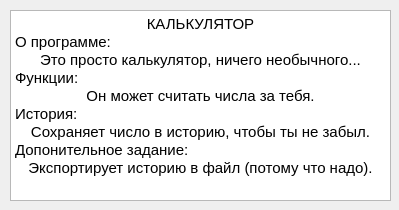
<?xml version="1.0" encoding="UTF-8"?>
<ui version="4.0">
 <class>Form</class>
 <widget class="QDialog" name="Form">
  <property name="geometry">
   <rect>
    <x>0</x>
    <y>0</y>
    <width>399</width>
    <height>210</height>
   </rect>
  </property>
  <property name="windowTitle">
   <string>Dialog</string>
  </property>
  <widget class="QTextBrowser" name="textBrowser">
   <property name="geometry">
    <rect>
     <x>10</x>
     <y>10</y>
     <width>381</width>
     <height>191</height>
    </rect>
   </property>
   <property name="html">
    <string>&lt;!DOCTYPE HTML PUBLIC &quot;-//W3C//DTD HTML 4.0//EN&quot; &quot;http://www.w3.org/TR/REC-html40/strict.dtd&quot;&gt;
&lt;html&gt;&lt;head&gt;&lt;meta name=&quot;qrichtext&quot; content=&quot;1&quot; /&gt;&lt;meta charset=&quot;utf-8&quot; /&gt;&lt;style type=&quot;text/css&quot;&gt;
p, li { white-space: pre-wrap; }
hr { height: 1px; border-width: 0; }
li.unchecked::marker { content: &quot;\2610&quot;; }
li.checked::marker { content: &quot;\2612&quot;; }
&lt;/style&gt;&lt;/head&gt;&lt;body style=&quot; font-family:'Ubuntu Sans'; font-size:11pt; font-weight:400; font-style:normal;&quot;&gt;
&lt;p align=&quot;center&quot; style=&quot; margin-top:0px; margin-bottom:0px; margin-left:0px; margin-right:0px; -qt-block-indent:0; text-indent:0px;&quot;&gt;КАЛЬКУЛЯТОР&lt;/p&gt;
&lt;p style=&quot; margin-top:0px; margin-bottom:0px; margin-left:0px; margin-right:0px; -qt-block-indent:0; text-indent:0px;&quot;&gt;О программе:&lt;/p&gt;
&lt;p align=&quot;center&quot; style=&quot; margin-top:0px; margin-bottom:0px; margin-left:0px; margin-right:0px; -qt-block-indent:0; text-indent:0px;&quot;&gt;Это просто калькулятор, ничего необычного...&lt;/p&gt;
&lt;p style=&quot; margin-top:0px; margin-bottom:0px; margin-left:0px; margin-right:0px; -qt-block-indent:0; text-indent:0px;&quot;&gt;Функции:&lt;/p&gt;
&lt;p align=&quot;center&quot; style=&quot; margin-top:0px; margin-bottom:0px; margin-left:0px; margin-right:0px; -qt-block-indent:0; text-indent:0px;&quot;&gt;Он может считать числа за тебя.&lt;/p&gt;
&lt;p style=&quot; margin-top:0px; margin-bottom:0px; margin-left:0px; margin-right:0px; -qt-block-indent:0; text-indent:0px;&quot;&gt;История:&lt;/p&gt;
&lt;p align=&quot;center&quot; style=&quot; margin-top:0px; margin-bottom:0px; margin-left:0px; margin-right:0px; -qt-block-indent:0; text-indent:0px;&quot;&gt;Сохраняет число в историю, чтобы ты не забыл.&lt;/p&gt;
&lt;p style=&quot; margin-top:0px; margin-bottom:0px; margin-left:0px; margin-right:0px; -qt-block-indent:0; text-indent:0px;&quot;&gt;Допонительное задание:&lt;/p&gt;
&lt;p align=&quot;center&quot; style=&quot; margin-top:0px; margin-bottom:0px; margin-left:0px; margin-right:0px; -qt-block-indent:0; text-indent:0px;&quot;&gt;Экспортирует историю в файл (потому что надо).&lt;/p&gt;&lt;/body&gt;&lt;/html&gt;</string>
   </property>
  </widget>
 </widget>
 <resources/>
 <connections/>
</ui>
